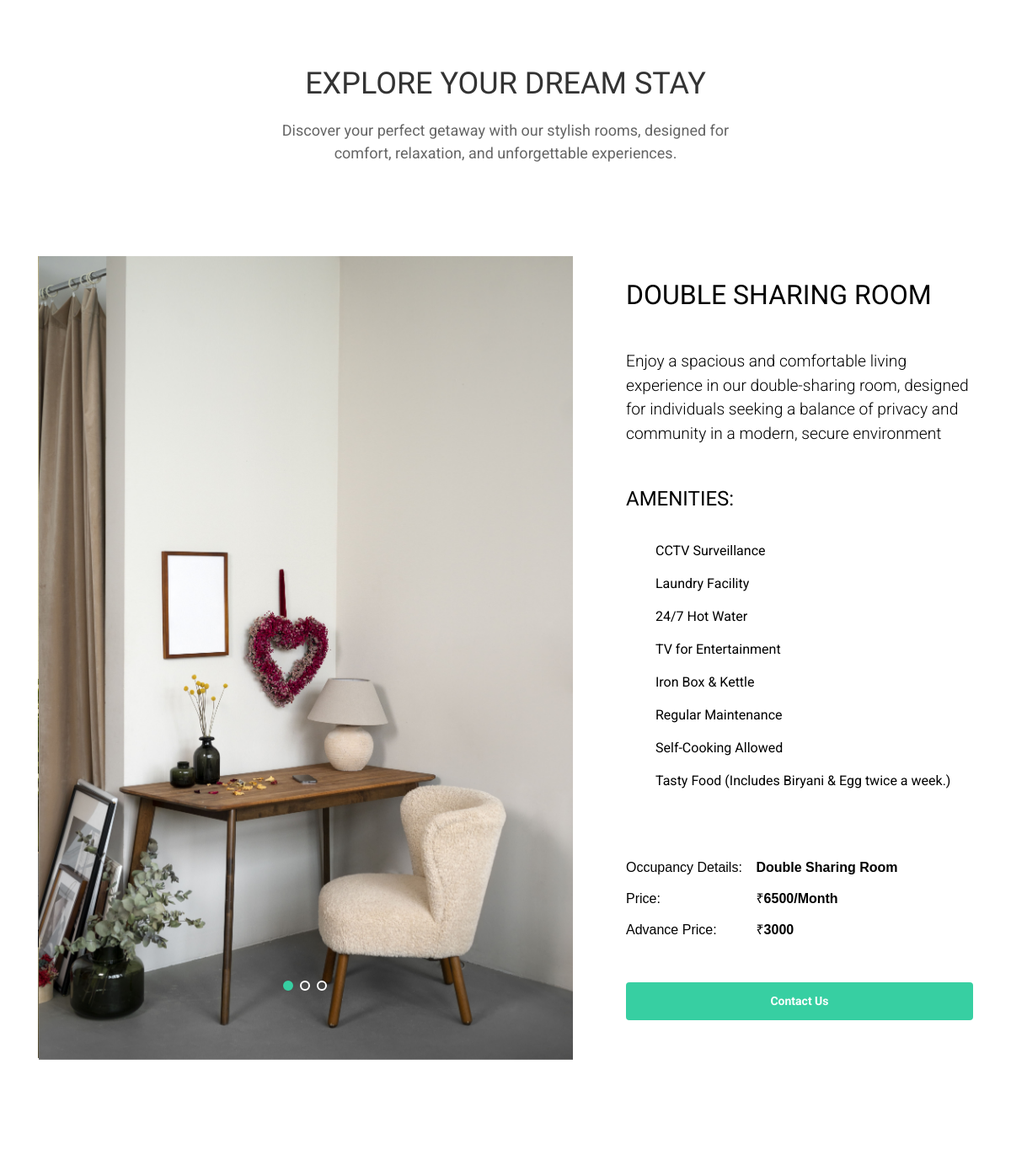
/singleroom/13/ (middle part), run on an earlier commit of the app's database.
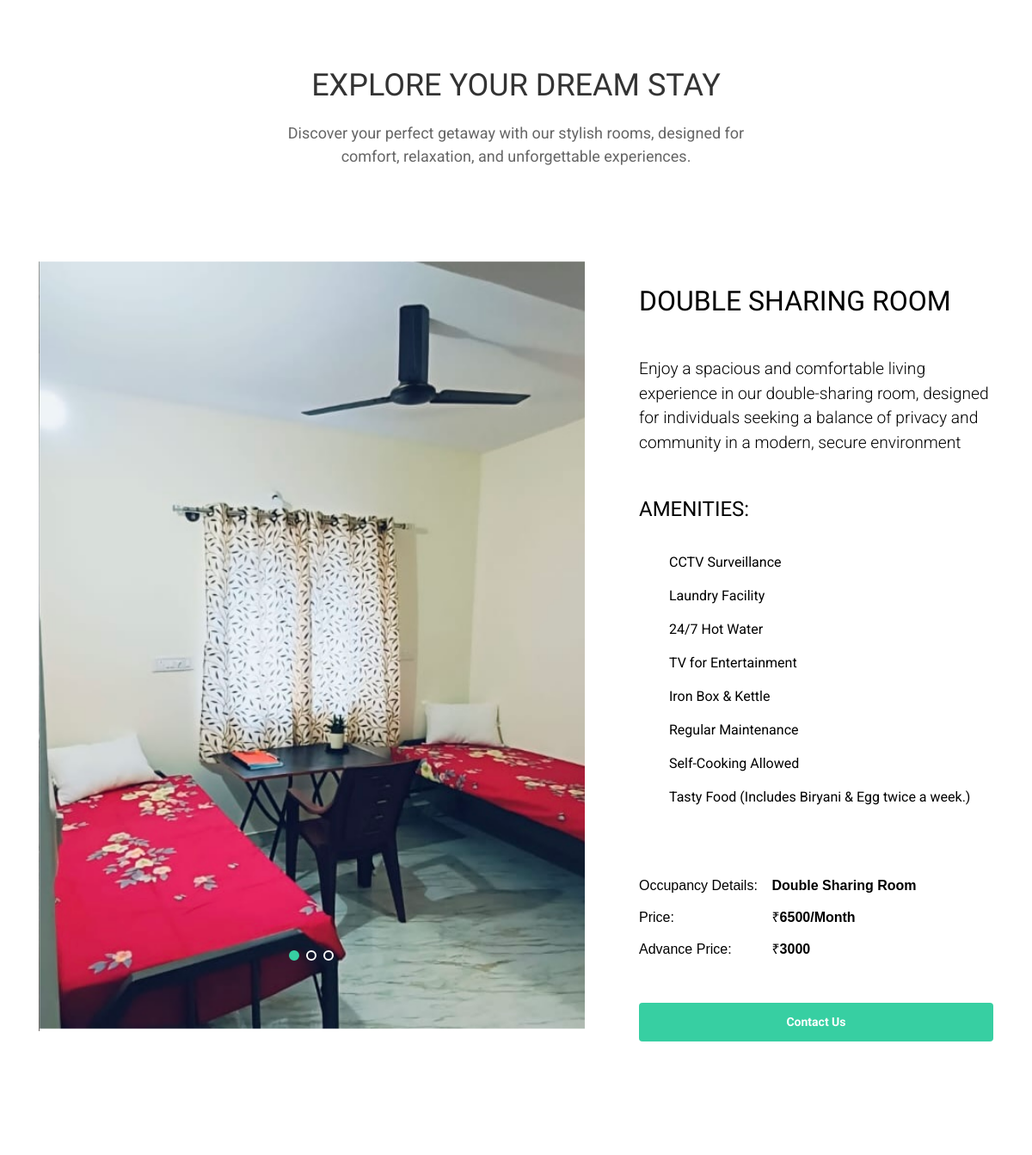
And on a later commit of the database.
### Backend/models.py (models this page shows)
class DetailsDB(models.Model):
    name = models.CharField(max_length=100, null=True, blank=True)
    description = models.CharField(max_length=500, null=True, blank=True)
    price = models.IntegerField(null=True, blank=True)
    advprice = models.IntegerField(null=True, blank=True)
    roomimage1 = models.ImageField(upload_to="Room_images", null=True, blank=True)
    roomimage2 = models.ImageField(upload_to="Room_images", null=True, blank=True)
    roomimage3 = models.ImageField(upload_to="Room_images", null=True, blank=True)

### Frontend/views.py (the view)
# urls.py: path('singleroom/<int:Rid>/', views.singleroom, name="singleroom"),
def singleroom(req,Rid):
    data = DetailsDB.objects.all()
    cata = DetailsDB.objects.get(id=Rid)
    return render(req,"singleroom.html",{'data':data,'cata':cata})

### Frontend/templates/singleroom.html (shortened to what the changed rows need)
<!DOCTYPE html>
{% load static %}
<html lang="en">
  <head>
    <link rel="stylesheet" href="{% static '/frontend/fonts/icomoon/style.css' %}">
    <link rel="stylesheet" href="{% static '/frontend/css/bootstrap.min.css' %}">
    <link rel="stylesheet" href="{% static '/frontend/css/jquery-ui.css' %}">
    <link rel="stylesheet" href="{% static '/frontend/css/owl.carousel.min.css' %}">
    <link rel="stylesheet" href="{% static '/frontend/css/owl.theme.default.min.css' %}">
    <link rel="stylesheet" href="{% static '/frontend/css/owl.theme.default.min.css' %}">
    <link rel="stylesheet" href="{% static '/frontend/css/jquery.fancybox.min.css' %}">
    <link rel="stylesheet" href="{% static '/frontend/css/bootstrap-datepicker.css' %}">
    <link rel="stylesheet" href="{% static '/frontend/fonts/flaticon/font/flaticon.css' %}">
    <link rel="stylesheet" href="{% static '/frontend/css/aos.css' %}">
    <link rel="stylesheet" href="{% static '/frontend/css/style.css' %}">
  </head>
  <body data-spy="scroll" data-target=".site-navbar-target" data-offset="300">
  <div class="site-wrap">
   <div class="site-blocks-cover overlay" style="background-image: url('{% static 'frontend/images/Rooms.jpg' %}');" data-aos="fade" id="home-section">
    <div class="site-section"  id="rooms-section">
      <div class="container">
          <div class="section-title" style="text-align: center;">
            <h2 style="font-size: 36px; font-weight: bold; color: #333; margin-bottom: 20px;">
                Explore Your Dream Stay
            </h2>
        </div><br><br><br><br>
        <div class="row">
          <div class="col-lg-7">
            <div class="owl-carousel slide-one-item with-dots" >
              <div><img src="{{cata.roomimage1.url}}" alt="Image" class="img-fluid"></div>
            </div>
          </div>
       <div class="col-lg-5 pl-lg-5 ml-auto">
    <div class="text" style="color: black;"><br>
        <h2 style="color: black;">{{ cata.name }}</h2><br>
        <p class="mb-5" style="color: black; padding-top: 10px;">
            {{ cata.description }}
        </p>
        <h4 >Amenities:</h4><br>
        <ul class="list-unstyled ul-check success" style="padding-top: -20px;" >
                  <li>CCTV Surveillance</li>
                  <li>Laundry Facility</li>
                  <li>24/7 Hot Water</li>
                  <li>TV for Entertainment</li>
                  <li>Iron Box & Kettle</li>
                  <li>Regular Maintenance </li>
                  <li>Self-Cooking Allowed</li>
                  <li>Tasty Food (Includes Biryani & Egg twice a week.)</li>
                </ul><br>
        <ul class="property-list-details mb-5" style="list-style: none; padding-top: 20px; padding: 0; color: black; margin: 0; font-family: Arial, Helvetica, sans-serif; font-weight: 500;">
            <li style="color: black; margin-bottom: 10px; ">
                <span style="display: inline-block; width: 150px;">Occupancy Details:</span>
                <strong style="color: black; font-weight: 550;">{{ cata.name }}</strong>
            </li>
            <li style="color: black; margin-bottom: 10px;">
                <span style="display: inline-block; width: 150px;">Price:</span>
                <strong style="color: black; font-weight: 550;">₹{{ cata.price }}/Month</strong>
            </li>
            <li style="color: black; margin-bottom: 10px;">
                <span style="display: inline-block; width: 150px;">Advance Price:</span>
                <strong style="color: black; font-weight: 550;">₹{{ cata.advprice }}</strong>
            </li>
        </ul>
        <div>
            <a href="{% url 'contactpage' %}" style="display: inline-block; padding: 12px; border: none; border-radius: 4px; font-size: 14px; cursor: pointer; font-weight: bold; width: 100%; text-align: center; text-decoration: none;" class="btn btn-primary btn-md text-white">Contact Us</a>
        </div>
              </div>
           </div>
        </div>
      </div>
    </div><br><br>
  </div>
  </body>
</html>

What changed in the data, as far as the page shows it:
changed DetailsDB "DOUBLE SHARING ROOM": roomimage1: a different picture
